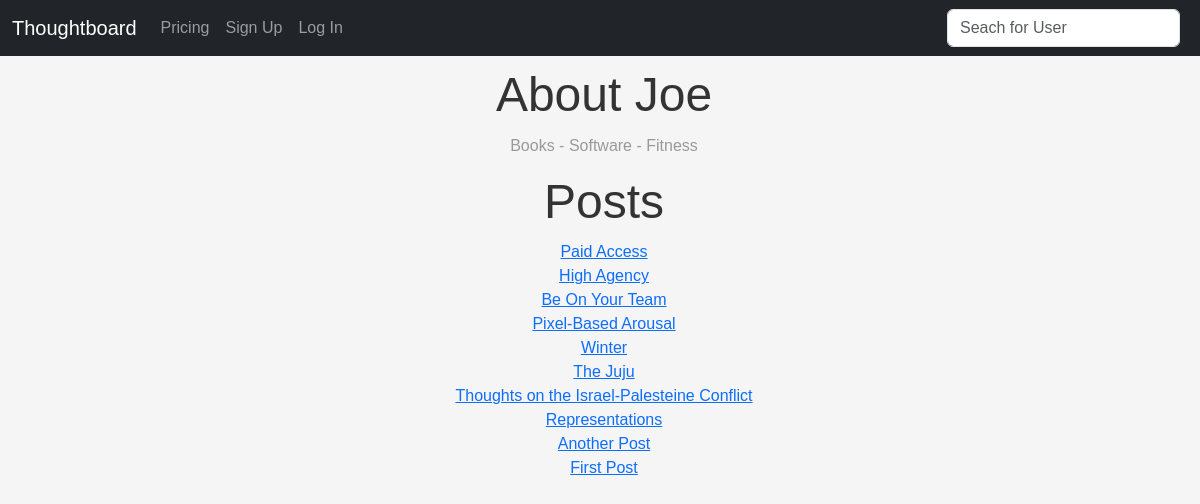
The page /home/joemonem on the database as committed earlier.
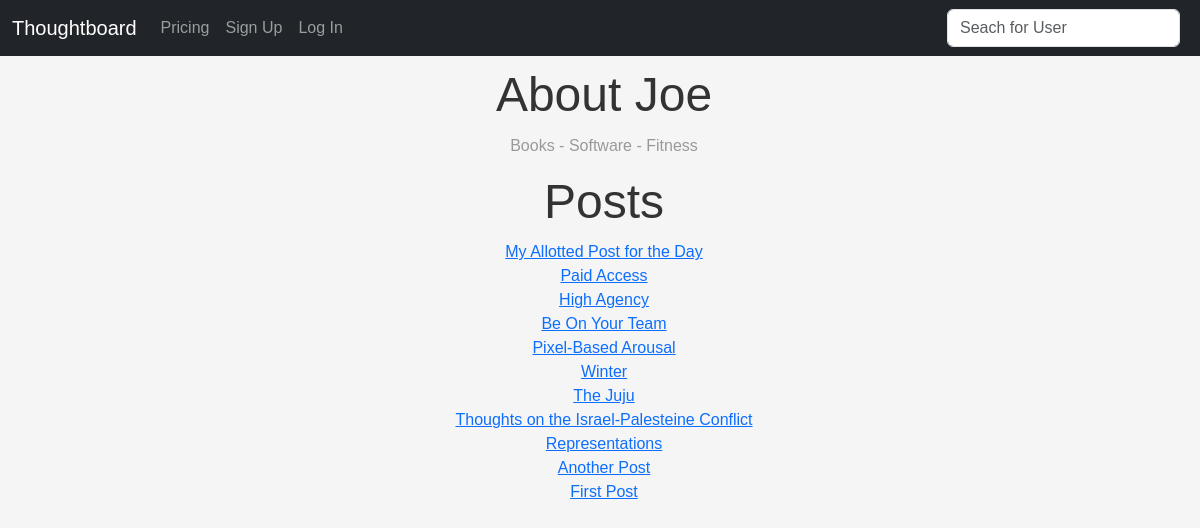
The same page on the database as committed later.
### theblog/models.py (models this page shows, shortened)
class Profile(models.Model):
    user = models.ForeignKey(User, on_delete=models.CASCADE)
    bio = models.TextField(blank=True, max_length=1000)
    paymentDate = models.IntegerField(default=0)
    following = models.ManyToManyField(User, related_name="following", default=list())
    last_posted = models.IntegerField(default=0)

class Post(models.Model):
    title = models.CharField(max_length=255)
    author = models.ForeignKey(User, on_delete=models.CASCADE)
    body = RichTextField(blank=True, null=True)
    published_date = models.DateField(default=timezone.now)

### theblog/views.py (the view)
# urls.py: path("home/<str:pk>", HomeView.as_view(), name="home"),
class HomeView(ListView):
    model = Post
    template_name = "home.html"
    context_object_name = "posts"
    def get_context_data(self, **kwargs):
        context = super().get_context_data(**kwargs)
        username = self.kwargs["pk"]
        user_object = get_object_or_404(User, username=username)
        user_profile = get_object_or_404(Profile, user=user_object)
        user_posts = Post.objects.filter(author=user_object)
        following_users = user_profile.following.exclude(username=username)
        following_posts = []
        for profile in following_users:
            print(profile)
            following_user_posts = Post.objects.filter(author=profile)
            following_posts.extend(following_user_posts)
        following_posts.sort(key=lambda post: post.id)
        context["user_object"] = user_object
        context["user_profile"] = user_profile
        context["user_posts"] = user_posts
        context["following_posts"] = following_posts
        if self.request.user.is_authenticated:
            current_user_profile = get_object_or_404(Profile, user=self.request.user)
            is_following = current_user_profile.following.filter(
                username=username
            ).exists()
            context["is_following"] = is_following
        return context

### theblog/templates/home.html (shortened to what this page needs)
{% extends 'base.html' %}
{%block content %}
{%if user_profile.bio%}
<div style="display: flex; align-items: center; margin: 0 auto; width: fit-content;">
    <h1>About {{user_profile.user.first_name}}</h1>
</div>
<p>{{user_profile.bio}}</p>
{%else%}
<h1>No Bio Yet</h1>
<p>You can visit Edit Profile in the Navbar to add one.</p>
{%endif%}
{% if user_posts%}
<h1>Posts</h1>
<ul>
    {% for post in user_posts reversed %}
    <li>
        <a href="{%url 'article-details' post.pk %}"> {{post.title}} </a>
        <br>
    </li>
    {% endfor %}
    {% else %}
    <h1>No Posts yet</h1>
    <p>Click on Add Post in the Navbar to create one.</p>
    {%endif%}
</ul>
{% endblock %}

### theblog/templates/base.html (shortened to what this page needs)
<!doctype html>
<html lang="en">
<head>
    <link href="https://cdn.jsdelivr.net/npm/bootstrap@5.3.2/dist/css/bootstrap.min.css" rel="stylesheet"
>
</head>
<body>
    <nav class="navbar navbar-expand-lg navbar-dark bg-dark">
        <div class="container-fluid">
            {% if user.is_authenticated%}
            <a class="navbar-brand" href="{% url 'home' user.username%}">Thoughtboard</a>
            {%else%}
            <a class="navbar-brand" href="{% url 'about' %}">Thoughtboard</a>
            {%endif%}
            <div class="collapse navbar-collapse" id="navbarNav">
                <ul class="navbar-nav">
                    <li class="nav-item">
                        <a class="nav-link" href="{% url 'landing'%}">Pricing</a>
                    </li>
                    {% if user.is_authenticated%}
                    <li class="nav-item">
                        <a class="nav-link" href="{% url 'addpost'%}">Add Post</a>
                    </li>
                    <li class="nav-item">
                        <a class="nav-link" href="{% url 'edit_profile'%}">Edit Profile</a>
                    </li>
                    <li class="nav-item">
                        <a class="nav-link" href="{% url 'logout'%}">Log Out</a>
                    </li>
                    {% else %}
                    <li class="nav-item">
                        <a class="nav-link " href="{% url 'signup'%}">Sign Up</a>
                    </li>
                    <li class="nav-item">
                        <a class="nav-link" href="{% url 'login'%}">Log In</a>
                    </li>
                    {% endif %}
                </ul>
            </div>
            <form method="post" action="{% url 'search_redirect' %}" class="d-flex" style="max-width: 300px;">
                <input class="form-control me-2" type="input" name="username" placeholder="Seach for User">
            </form>
        </div>
    </nav>
    <div class="ms-2">
        {% block content %}
        {% endblock %}
    </div>
</body>
</html>

### theblog/templates/home.html (style rules this page uses)
body { font-family: sans-serif; background-color: #f5f5f5; }
h1 { font-size: 3em; text-align: center; color: #333; margin-bottom: 10px; margin-top: 10px; }
p { font-size: 1em; text-align: center; color: #999; margin-bottom: 15px; }
form { display: flex; align-items: center; justify-content: center; }
input { padding: 5px 10px; border: 1px solid #ddd; border-radius: 5px; }
ul { font-family: sans-serif; margin: 0; padding: 0; list-style: none; text-align: center; }

Rows that differ between the two databases and show on the page:
added Post: title "My Allotted Post for the Day"
